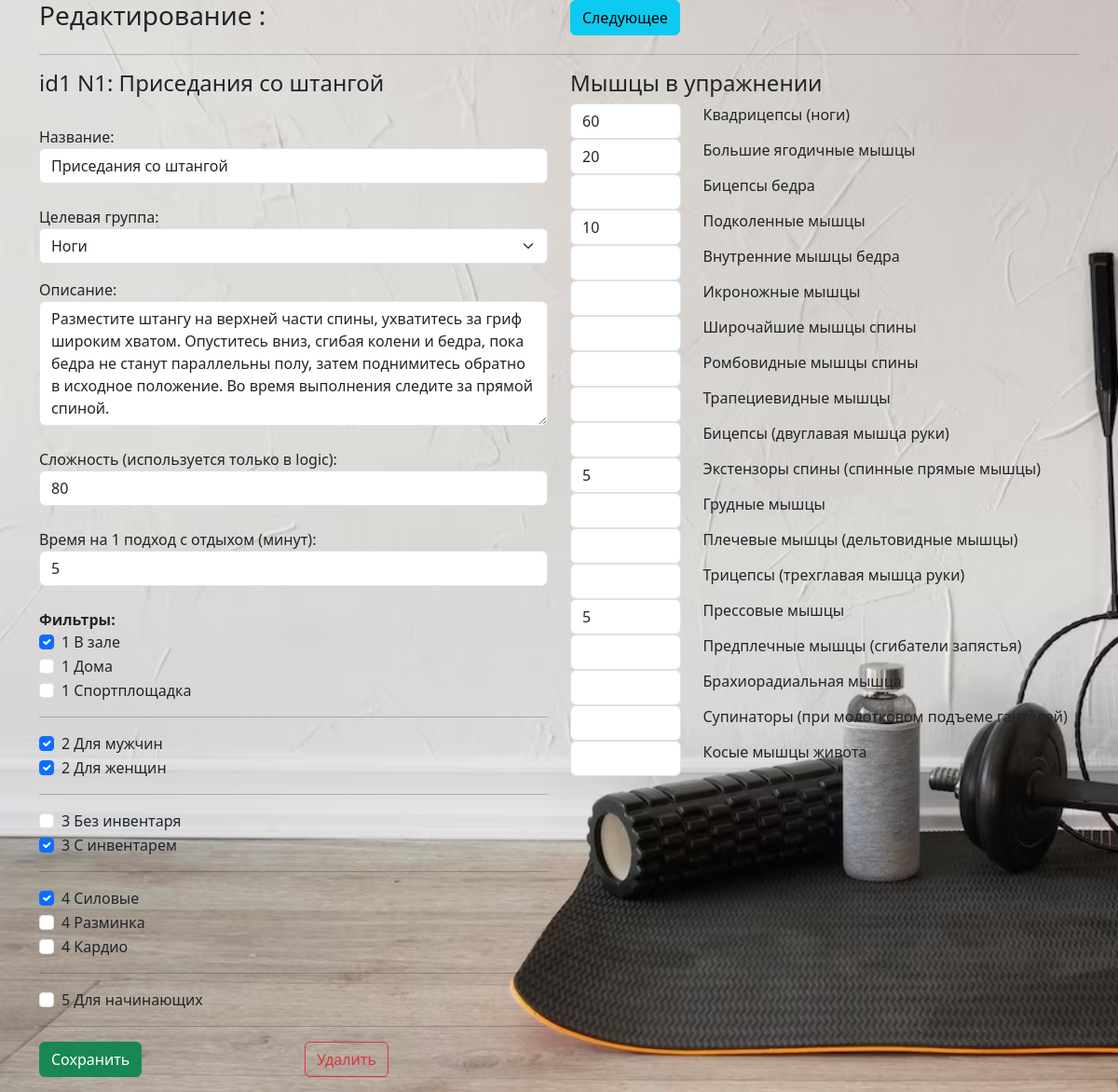
The app's page /list/ex1/edit with its own data.
### _models.py (models this page shows, shortened)
class Exercise(db.Model):
    __tablename__ = 'exercises'
    exercise_id = db.Column(db.Integer, primary_key=True)
    name = db.Column(db.String(50), default='New exercise')
    target = db.Column(db.String(20), default='')
    description = db.Column(db.String(300), default='')
    difficulty = db.Column(db.Integer, default=1)
    time_per_set = db.Column(db.Integer, default=1)
    counter = db.Column(db.Integer, default=0)
    filters = db.Column(JSON, default=[])  # LOCATION_FILTERS.keys
    user_training_exercises = relationship('UserTrainingExercise', back_populates='exercise')
    muscles = relationship('Muscle', secondary='exercise_muscles')
    training = db.relationship('Training', secondary='training_exercises', overlaps="exercises")
    training_exercises = relationship('TrainingExercise', back_populates='exercise')

class Muscle(db.Model):
    __tablename__ = 'muscles'
    muscle_id = db.Column(db.Integer, primary_key=True)
    muscle_name = db.Column(db.String(50), nullable=False)
    counter = db.Column(db.Integer, default=0)
    exercises = db.relationship('Exercise', secondary='exercise_muscles', overlaps="muscles")

### main.py (the view, shortened to what this page needs)
@app.route('/list/<string:counters>/edit', methods=['POST', 'GET'])
def list_edit(counters):
    targets = config.TARGETS
    const_config = {}
    const_config['filter_list'] = config.FILTER_LIST
    index_dict = {}
    index_dict['filter_list'] = []
    tb = counters[:2]   # counters передано сюда в маршруте , вид: ex3 или mu4
    counter = counters[2:]
    exercises = Exercise.query.all()
    muscles = Muscle.query.all()
    if tb == 'ex':  # если передано ex, то работа над редактированием Упражнения
        exercise = Exercise.query.filter_by(counter=counter).first()    # counter - переданное значение счетчика, фильтрую базу по счетчику
        if exercise.filters is None:
            exercise.filters=[]
        if request.method == 'POST':    # если метод ПОСТ (то есть если мы передаем данные с формы к нам сюда на сервер, то далее обрабатываем данные формы и сохраняем в базу
            exercise.name = request.form['name']
            exercise.target = request.form['select_target']  # тут новое поле для класса
            exercise.description = request.form['description']
            exercise.difficulty = request.form['difficulty']
            exercise.time_per_set = request.form['time_per_set']
            for i in range(len(const_config['filter_list'])):
                form_list = request.form.getlist('filters' + str(i + 1))
                if any(sublist for sublist in form_list if sublist):
                    index_dict['filter_list'] += form_list
            exercise.filters = index_dict['filter_list']
            percents = request.form.getlist('percents[]')   # получаю список значений полей с именем percents[]
            exercise_muscles = []
            ExerciseMuscle.query.filter_by(exercise_id=exercise.exercise_id).delete()
            for counter, percent in enumerate(percents, start=1):
                if percent != '':
                    muscle = Muscle.query.filter_by(counter=counter).first()    # нахожу Muscle по counter
                    ExMus = ExerciseMuscle(exercise_id = exercise.exercise_id, muscle_id = muscle.muscle_id, percent = percent)
                    exercise_muscles.append(ExMus)
            try:
                db.session.add_all(exercise_muscles)
                db.session.commit()
                return render_template('list.html', exercises=exercises, muscles=muscles)
            except Exception as e:
                db.session.rollback()
                return f'Ошибка при сохранения в базу данных: {e}'
        else:   # если метод не ПОСТ (а значит ГЕТ) то мы только зашли на маршрут и генерируем страницу для редактирования Упражнений, отсылая ей данные
            ex_len = len(exercises)
            if exercise is not None:
                muscles_in_ex = exercise.muscles  # Получение списка связанных мышц
                mus_dict = {}
                for muscle in muscles_in_ex:
                    percent = ExerciseMuscle.query.filter_by(exercise_id=exercise.exercise_id, muscle_id=muscle.muscle_id).first().percent
                    mus_dict[muscle.counter] = percent
            else:
                return "Упражнение не найдено."
            return render_template('edit_ex_table.html', exercise=exercise, ex_len=ex_len, muscles=muscles,
                                   mus_dict=mus_dict, targets=targets, const_config=const_config)

### templates/edit_ex_table.html (shortened to what this page needs)
{% extends 'base.html' %}
{% block body %}
    <div class="row mb-0">
        <div class="col-6">
            <h3> Редактирование :</h3>
        </div>
        <div class="col-6">
            {% if exercise.counter < ex_len %}
                {% set next_counter = exercise.counter + 1 %}
                <a href="/list/ex{{ next_counter }}/edit" class="btn btn-info">Следующее</a>
            {% endif %}
        </div>
    </div>
    <hr>
<form method="post" action="/list/ex{{exercise.counter}}/edit">
    <div class="row mb-3">
        <div class="col-6">
            <h4>id{{exercise.exercise_id}} N{{exercise.counter}}: {{exercise.name}}</h4>
            <br><span>Название:</span>
            <input type="text" name="name" id="name" class="form-control" value="{{exercise.name}}"><br>
            <span>Целевая группа:</span>
            <select name="select_target" class="form-select form-select-md mb-3" aria-label=".form-select-md example">
                {% for target in targets %}
                    <option value="{{target}}" {% if exercise.target == target %} selected {% endif %}>{{target}}</option>
                {% endfor %}
            </select>
            <span>Описание:</span>
            <textarea name="description" id="description" class="form-control" rows="5">{{exercise.description}}</textarea><br>
            <span>Сложность (используется только в logic):</span>
            <input type="number" name="difficulty" id="difficulty" class="form-control" value="{{exercise.difficulty}}"><br>
            <span>Время на 1 подход с отдыхом (минут):</span>
            <input type="number" name="time_per_set" id="time_per_set" class="form-control" value="{{exercise.time_per_set}}"><br>
            <b>Фильтры:</b><br>
            {% for i in range(const_config['filter_list']|length) %}
                {% for key, filter in const_config['filter_list'][i].items() %}
                    <div class="form-check">
                        <input class="form-check-input" type="checkbox" name="filters{{i+1}}" value="{{key}}" id="chk_{{key}}" {% if key in exercise.filters %} checked {% endif %}">
                        <label class="form-check-label" for="chk_{{key}}">
                           {{i+1}} {{filter}}
                        </label>
                    </div>
                {% endfor %}
            <hr>
            {% endfor %}
            <div class="row mb-0 mt-3">
                <div class="col-6">
                    <input type="submit" class="btn btn-success" value="Сохранить">
                </div>
                <div class="col-6">
                    <button type="button" class="btn btn-outline-danger" data-bs-toggle="modal" data-bs-target="#confirmDeleteModal">Удалить</button>
                </div>
            </div>
        </div>
        <div class="col-6">
            <h4>Мышцы в упражнении</h4>
            <div class="row mb-3">
                {% for mus in muscles %}
                    {% set percent = mus_dict.get(mus.counter) %}
                    <div class="col-3">
                        <input type="number" name="percents[]" id='mu{{ mus.counter }}' class="form-control" value="{{ percent if percent is defined else '' }}">
                    </div>
                    <div class="col-9">
                        <label class="form-check-label">{{mus.muscle_name}}</label>
                    </div>
                {% endfor %}
           </div>
        </div>
    </div>
</form>
{% endblock %}

### templates/base.html (shortened to what this page needs)
<!doctype html>
<html lang="ru">
<head>
    <link rel="stylesheet" href="{{ url_for('static', filename='css/bootstrap.min.css' )}}">
    <link rel="stylesheet" href="{{ url_for('static', filename='css/main.css' )}}">
</head>
<body>
    <div class="container">
        {% block body %}{% endblock %}
    </div>
</body>
</html>

### static/css/main.css (style rules this page uses)
body { background-image: url('../imgs/background.jpg'); background-size: cover; background-repeat: no-repeat; background-attachment: fixed; }

### records on screen
Exercise: exercise_id "1", counter "1", name "Приседания со штангой", select_target "Ноги", description "Разместите штангу на верхней части спины, ухватитесь за гриф широким хватом. Опуститесь вниз, сгибая колени и бедра, пока бедра не станут параллельны полу, затем поднимитесь обратно в исходное положение. Во время выполнения следите за прямой спиной.", difficulty "80", time_per_set "5", filters "☑" "☑" "☑" "☑" "☑"
Muscle: percent "60", muscle_name "Квадрицепсы (ноги)"
Muscle: percent "20", muscle_name "Большие ягодичные мышцы"
Muscle: muscle_name "Бицепсы бедра"
Muscle: percent "10", muscle_name "Подколенные мышцы"
Muscle: muscle_name "Внутренние мышцы бедра"
Muscle: muscle_name "Икроножные мышцы"
Muscle: muscle_name "Широчайшие мышцы спины"
Muscle: muscle_name "Ромбовидные мышцы спины"
Muscle: muscle_name "Трапециевидные мышцы"
Muscle: muscle_name "Бицепсы (двуглавая мышца руки)"
Muscle: percent "5", muscle_name "Экстензоры спины (спинные прямые мышцы)"
Muscle: muscle_name "Грудные мышцы"
Muscle: muscle_name "Плечевые мышцы (дельтовидные мышцы)"
Muscle: muscle_name "Трицепсы (трехглавая мышца руки)"
Muscle: percent "5", muscle_name "Прессовые мышцы"
Muscle: muscle_name "Предплечные мышцы (сгибатели запястья)"
Muscle: muscle_name "Брахиорадиальная мышца"
Muscle: muscle_name "Супинаторы (при молотковом подъеме гантелей)"
Muscle: muscle_name "Косые мышцы живота"

### other values on screen
{{ i+1 }} "1" "1" "1" "2" "2" "3" "3" "4" "4" "4" "5"
{{ filter }} "В зале" "Дома" "Спортплощадка" "Для мужчин" "Для женщин" "Без инвентаря" "С инвентарем" "Силовые" "Разминка" "Кардио" "Для начинающих"
